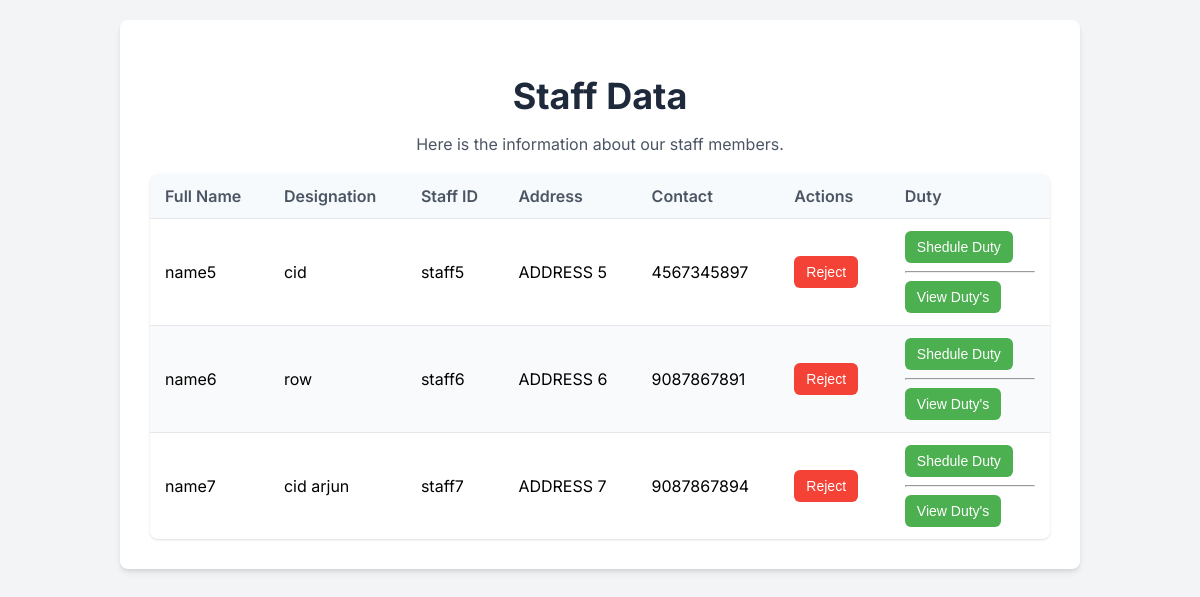
/view_staff/ (signed in), run on an earlier commit of the app's database.
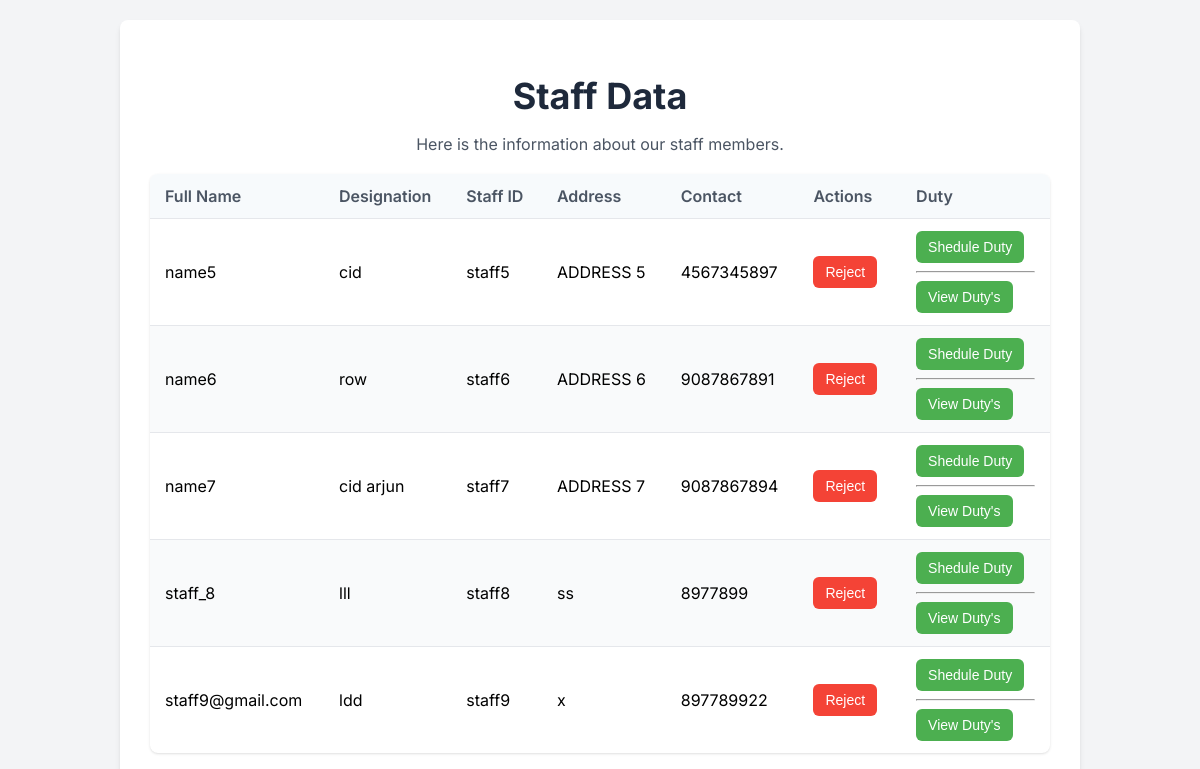
And on a later commit of the database.
### app_mini/models.py (models this page shows)
class staff(models.Model):
    staff_id = models.CharField(max_length=50, primary_key=True)
    login_id = models.ForeignKey(login, on_delete=models.CASCADE, null=True, blank=True)
    full_name = models.CharField(max_length=100)
    address = models.CharField(max_length=100)
    contact = models.CharField(max_length=50)
    designation = models.CharField(max_length=50)
    gender = models.CharField(max_length=20)
    date_of_birth = models.CharField(max_length=20)
    station = models.ForeignKey(police_station_registration, on_delete=models.SET_NULL, null=True)

### app_mini/views.py (the view)
# urls.py: path('view_staff/', views.view_staff, name='view_staff'),
def view_staff(request):
    station_login_id = request.session.get('station_id')
    login_ins = get_object_or_404(login_table, id = station_login_id)
    station_ins = get_object_or_404(police_station_registration, login_id = login_ins)
    staff_data = staff.objects.filter(station = station_ins)
    return render(request, 'police_station/view_staff.html', {'staff_data' : staff_data})

### app_mini/templates/police_station/view_staff.html (shortened to what this page needs)
<!DOCTYPE html>
<html lang="en">
<head>
</head>
<body class="bg-gray-100 font-sans">
    <div class="staff-container">
        <header class="staff-header">
            <h1>Staff Data</h1>
            <p>Here is the information about our staff members.</p>
        </header>
        <main>
            <div class="staff-list">
                {% if staff_data %}
                <table class="staff-table">
                    <thead>
                        <tr>
                            <th>Full Name</th>
                            <th>Designation</th>
                            <th>Staff ID</th>
                            <th>Address</th>
                            <th>Contact</th>
                            <th>Actions</th>
                            <th>Duty</th>
                        </tr>
                    </thead>
                    <tbody>
                        {% for staff in staff_data %}
                        <tr>
                            <td>{{ staff.full_name }}</td>
                            <td>{{ staff.designation }}</td>
                            <td>{{ staff.staff_id }}</td>
                            <td>{{ staff.address }}</td>
                            <td>{{ staff.contact }}</td>
                            <td>
                                {% if staff.login_id.varification_status != "varified" %}
                                    <button><a href="../accept_staff/{{ staff.login_id.id }}">Accept</a></button>
                                {% else %}
                                    <button class="reject"><a href="../reject_staff/{{staff.login_id.id}}">Reject</a></button>
                                {% endif %}
                            </td>
                            <td>
                                <button><a href="{% url 'shedule_duty' staff.staff_id %}">Shedule Duty</a></button>
                                <hr>
                            <button><a href="../view_duty/{{ staff.staff_id }}">View Duty's</a></button>
                            </td>
                        </tr>
                        {% endfor %}
                    </tbody>
                </table>
                {% else %}
                <p class="no-staff-message">There Aren't Any Staff's</p>
                {% endif %}
            </div>
        </main>
    </div>
</body>
</html>

What changed in the data, as far as the page shows it:
added staff: full_name "staff_8", designation "lll", staff_id "staff8", address "ss", contact "8977899"
added staff: full_name "staff9@gmail.com", designation "ldd", staff_id "staff9", address "x", contact "897789922"
